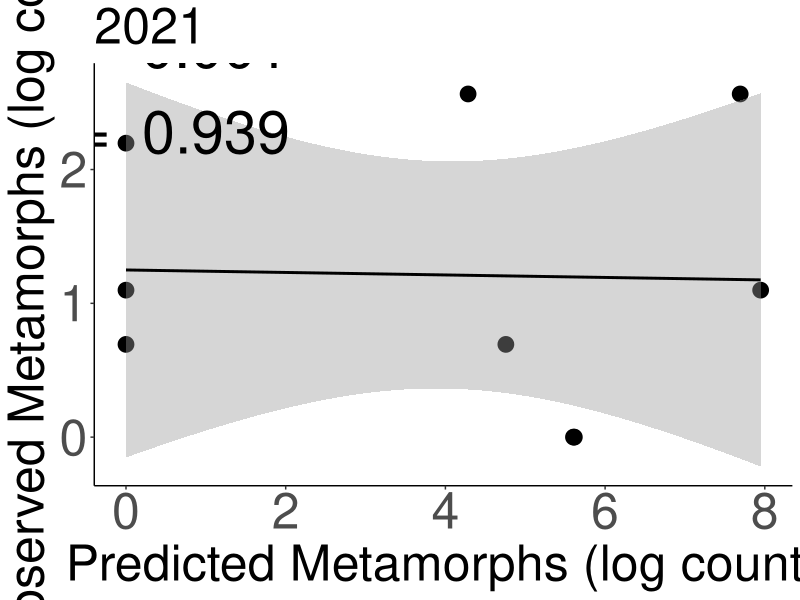
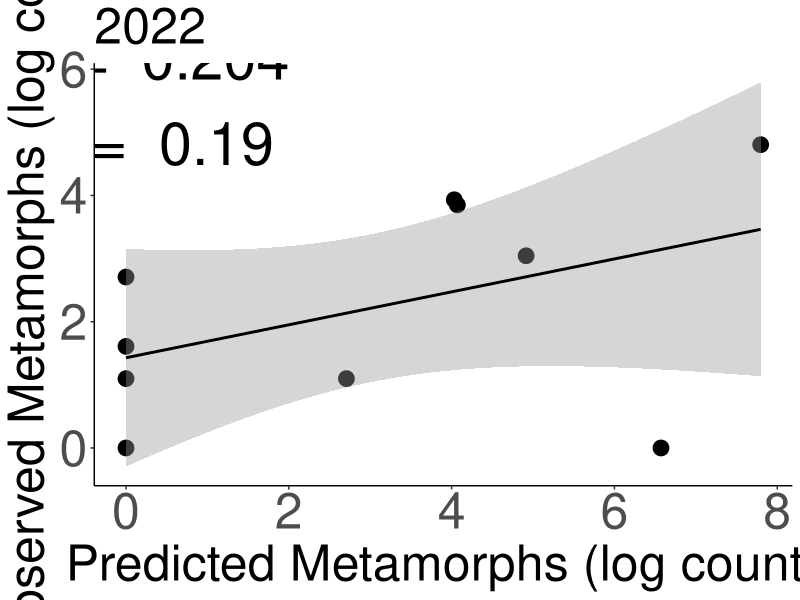
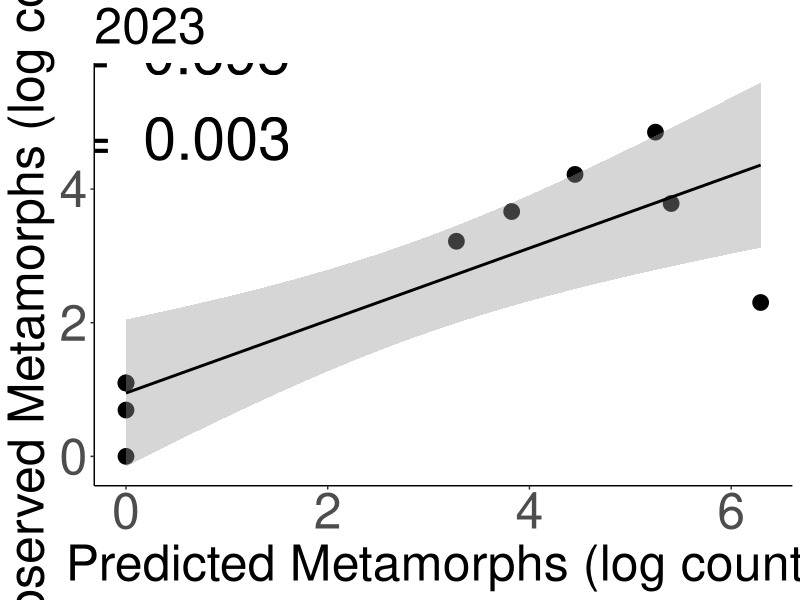
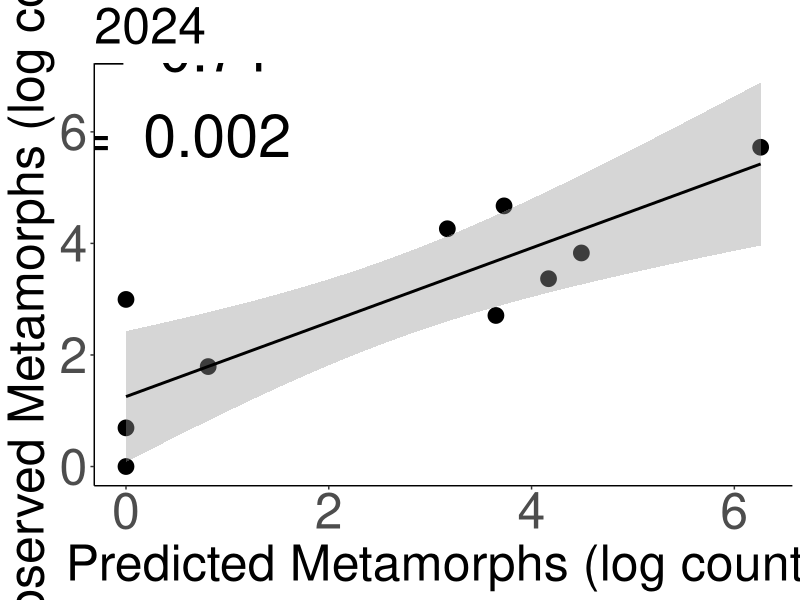
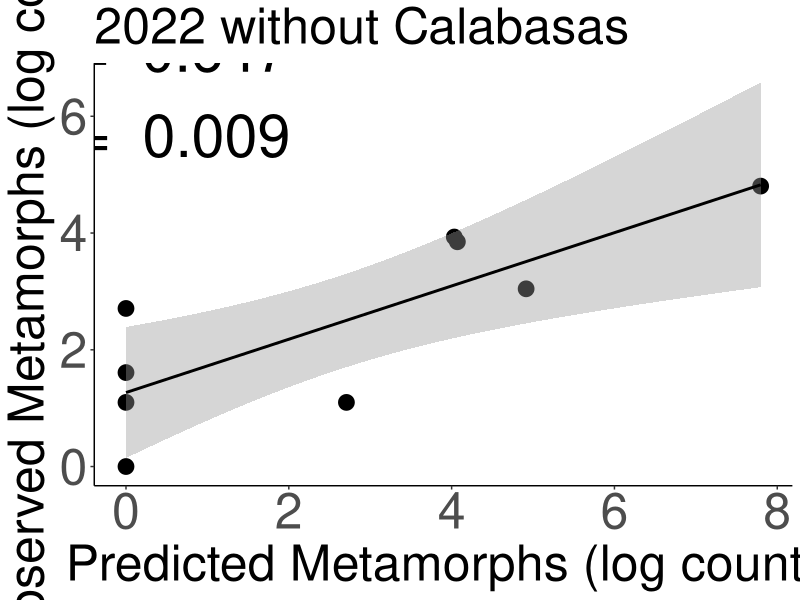
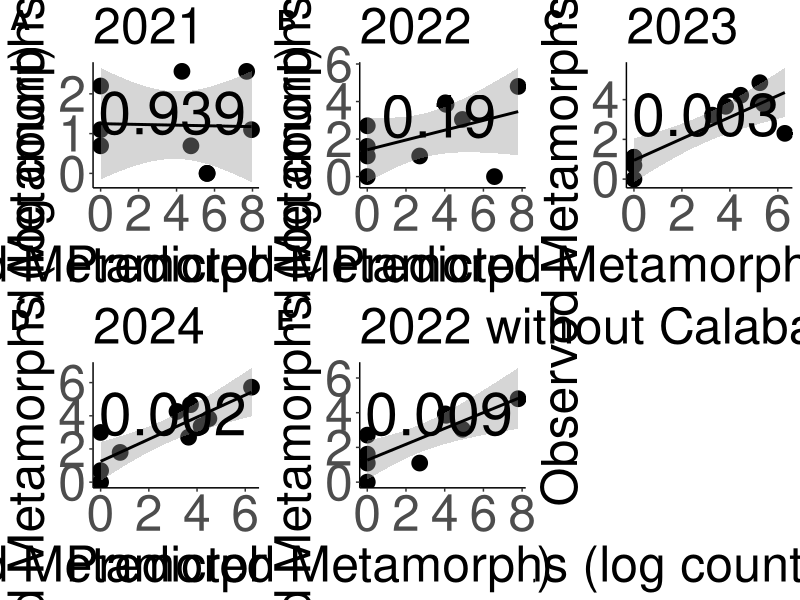
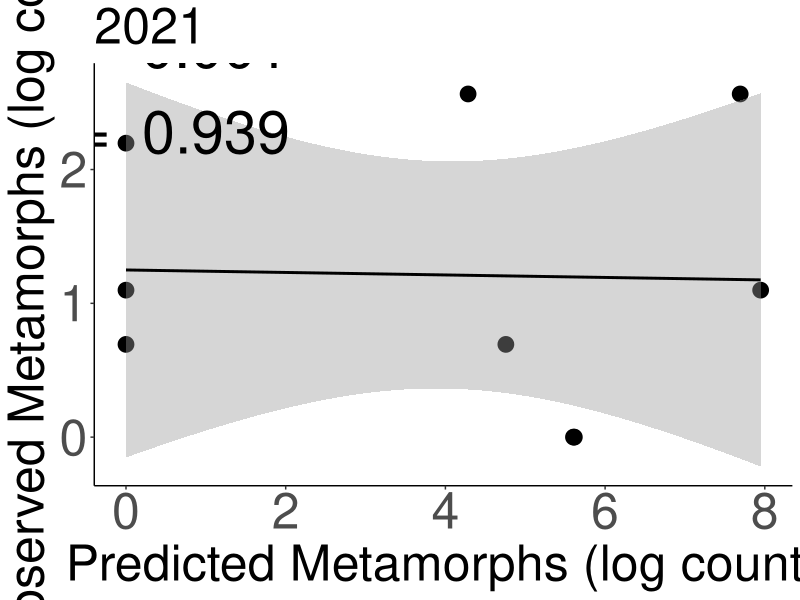
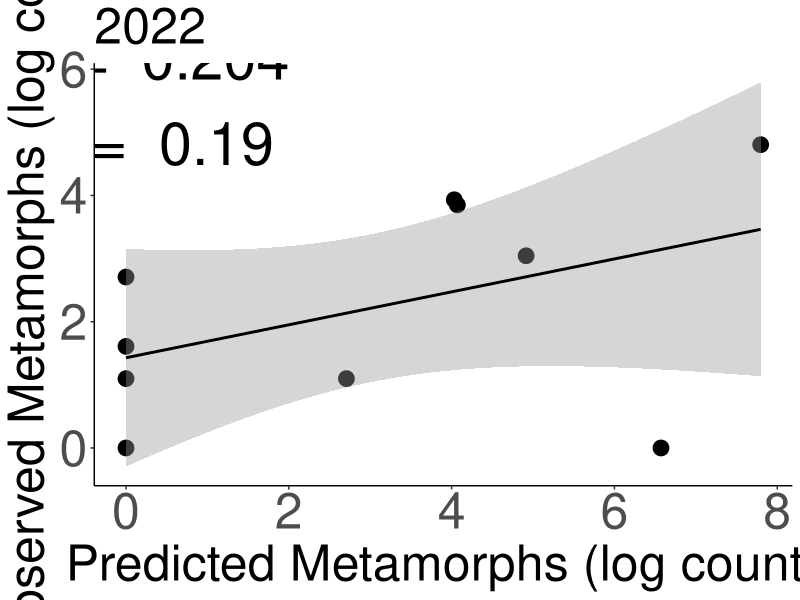

Write the R code that produced these figures, in order.
#Making nice correlation plots for recruitment correlation
library(ggplot2)
library(tidyverse)
library(ggpubr)
df <- read_csv("Data/Larval_Correlations_Sum_Density.csv")

#Subsetting the data by year
data2021 <- df %>%
  filter(Year == 2021) %>%
  dplyr::select(Pond, Metamorph_Estimate, Drift_Fence_Actual_Count)

data2022 <- df %>%
  filter(Year == 2022) %>%
  dplyr::select(Pond, Metamorph_Estimate, Drift_Fence_Actual_Count)

data2023 <- df %>%
  filter(Year == 2023) %>%
  dplyr::select(Pond, Metamorph_Estimate, Drift_Fence_Actual_Count)

data2024 <- df %>%
  filter(Year == 2024) %>%
  dplyr::select(Pond, Metamorph_Estimate, Drift_Fence_Actual_Count)


#2021 Model
model2021 <- lm(log(Drift_Fence_Actual_Count+1) ~ log(Metamorph_Estimate+1), data = data2021)
summary(model2021)

#2022 Model
model2022 <- lm(log(Drift_Fence_Actual_Count+1) ~ log(Metamorph_Estimate+1), data = data2022)
summary(model2022)

#2023 Model
model2023 <- lm(log(Drift_Fence_Actual_Count+1) ~ log(Metamorph_Estimate+1), data = data2023)
summary(model2023)

#2024 Model
model2024 <- lm(log(Drift_Fence_Actual_Count) ~ log(Metamorph_Estimate+1), data = data2024)
summary(model2024)

summary2021 <- summary(model2021)
summary2022 <- summary(model2022)
summary2023 <- summary(model2023)
summary2024 <- summary(model2024)

p_value2021 <- coef(summary(model2021))[2, 4]
p_value2022 <- coef(summary(model2022))[2, 4]
p_value2023 <- coef(summary(model2023))[2, 4]
p_value2024 <- coef(summary(model2024))[2, 4]




#2021 Plot
plot1 <- ggplot(data2021, aes(x = log(Metamorph_Estimate+1), y = log(Drift_Fence_Actual_Count+1))) +
  geom_point(size = 5) +
  stat_smooth(method = "lm", color = "black")+
  labs(x = "Predicted Metamorphs (log count)",
       y = "Observed Metamorphs (log count)",
       title = "2021")+
  theme_classic() +
  theme(plot.title = element_text(size = 36), 
        axis.text = element_text(size = 36), 
        axis.title = element_text(size = 36)) +
  annotate("text", x = 0.3, y = 2.6, label = paste("R² = ", round(summary2021$r.squared, 3), "\n", "p = ", round(p_value2021, 3)),
           size = 15, color = "black")
plot1
ggsave("Figures/2021_correlation.jpg", 
       plot = plot1,
       height = 15,
       width = 30)

#2022 Plot
plot2 <- ggplot(data2022, aes(x = log(Metamorph_Estimate+1), y = log(Drift_Fence_Actual_Count+1))) +
  geom_point(size = 5) +
  stat_smooth(method = "lm", color = "black")+
  labs(x = "Predicted Metamorphs (log count)",
       y = "Observed Metamorphs (log count)",
       title = "2022")+
  theme_classic() +
  theme(plot.title = element_text(size = 36), 
        axis.text = element_text(size = 36), 
        axis.title = element_text(size = 36)) +
  annotate("text", x = 0.3, y = 5.5, label = paste("R² = ", round(summary2022$r.squared, 3), "\n", "p = ", round(p_value2022, 3)),
           size = 15, color = "black")

plot2
ggsave("Figures/2022_correlation.jpg", 
       plot = plot2,
       height = 15,
       width = 30)


#2023 Plot
plot3 <- ggplot(data2023, aes(x = log(Metamorph_Estimate+1), y = log(Drift_Fence_Actual_Count+1))) +
  geom_point(size = 5) +
  stat_smooth(method = "lm", color = "black")+
  labs(x = "Predicted Metamorphs (log count)",
       y = "Observed Metamorphs (log count)",
       title = "2023")+
  theme_classic() +
  theme(plot.title = element_text(size = 36), 
        axis.text = element_text(size = 36), 
        axis.title = element_text(size = 36)) +
  annotate("text",x = 0.25, y = 5.4, label = paste("R² = ", round(summary2023$r.squared, 3), "\n", "p = ", round(p_value2023, 3)),
           size = 15, color = "black")
plot3
ggsave("Figures/2023_correlation.jpg", 
       plot = plot3,
       height = 15,
       width = 30)


#2024 Plot
plot4 <- ggplot(data2024, aes(x = log(Metamorph_Estimate+1), y = log(Drift_Fence_Actual_Count))) +
  geom_point(size = 5) +
  stat_smooth(method = "lm", colour = "black")+
  labs(x = "Predicted Metamorphs (log count)",
       y = "Observed Metamorphs (log count)",
       title = "2024")+
  theme_classic() +
  theme(plot.title = element_text(size = 36), 
        axis.text = element_text(size = 36), 
        axis.title = element_text(size = 36))+
  annotate("text",  x = 0.25, y = 6.7, label = paste("R² = ", round(summary2024$r.squared, 3), "\n", "p = ", round(p_value2024, 3)),
           size = 15, color = "black") 
plot4
ggsave("Figures/2024_correlation.jpg", 
       plot = plot4,
       height = 15,
       width = 30)



#2022 without Calabasas
data2022NoCalabasas <- df %>%
  filter(Year == 2022, Pond != "Calabasas") %>%
  dplyr::select(Pond, Metamorph_Estimate, Drift_Fence_Actual_Count)


model2022NoCalabasas <- lm(log(Drift_Fence_Actual_Count+1) ~ log(Metamorph_Estimate+1), data = data2022NoCalabasas)
summary(model2022NoCalabasas)

summary2022NoCalabasas <- summary(model2022NoCalabasas)
p_value2022NoCalabasas <- coef(summary(model2022NoCalabasas))[2, 4]



plot5 <- ggplot(data2022NoCalabasas, aes(x = log(Metamorph_Estimate+1), y = log(Drift_Fence_Actual_Count+1))) +
  geom_point(size = 5) +
  stat_smooth(method = "lm", color = "black")+
  labs(x = "Predicted Metamorphs (log count)",
       y = "Observed Metamorphs (log count)",
       title = "2022 without Calabasas")+
  theme_classic() +
  theme(plot.title = element_text(size = 36), 
        axis.text = element_text(size = 36), 
        axis.title = element_text(size = 36)) +
  annotate("text", 
           x = 0.3, 
           y = 6.4, 
           label = paste("R² = ", round(summary2022NoCalabasas$r.squared, 3), "\n", "p = ", round(p_value2022NoCalabasas, 3)),
           size = 15, 
           color = "black")
plot5
ggsave("Figures/2022_no_calabasas_correlation.jpg", 
       plot = plot5,
       height = 15,
       width = 30)








multiPlot <- cowplot::plot_grid(plot1, plot2, plot3, plot4, plot5,
                                nrow = 2,
                                ncol = 3,
                                labels = c("A", "B", "C", "D", "E"),
                                label_size = 20)
multiPlot
ggsave("Figures/drift_fence_correlations.jpg", multiPlot, width = 25, height = 15)



#Now assessing all years pooled
all_years <- lm(log(Drift_Fence_Actual_Count+1) ~ log(Metamorph_Estimate+1), data = df)
summary(all_years)

##Returning the slope of the regression to calculate trespass rate
all_years_slope <- coef(all_years)[2]
##Slope is 0.24
